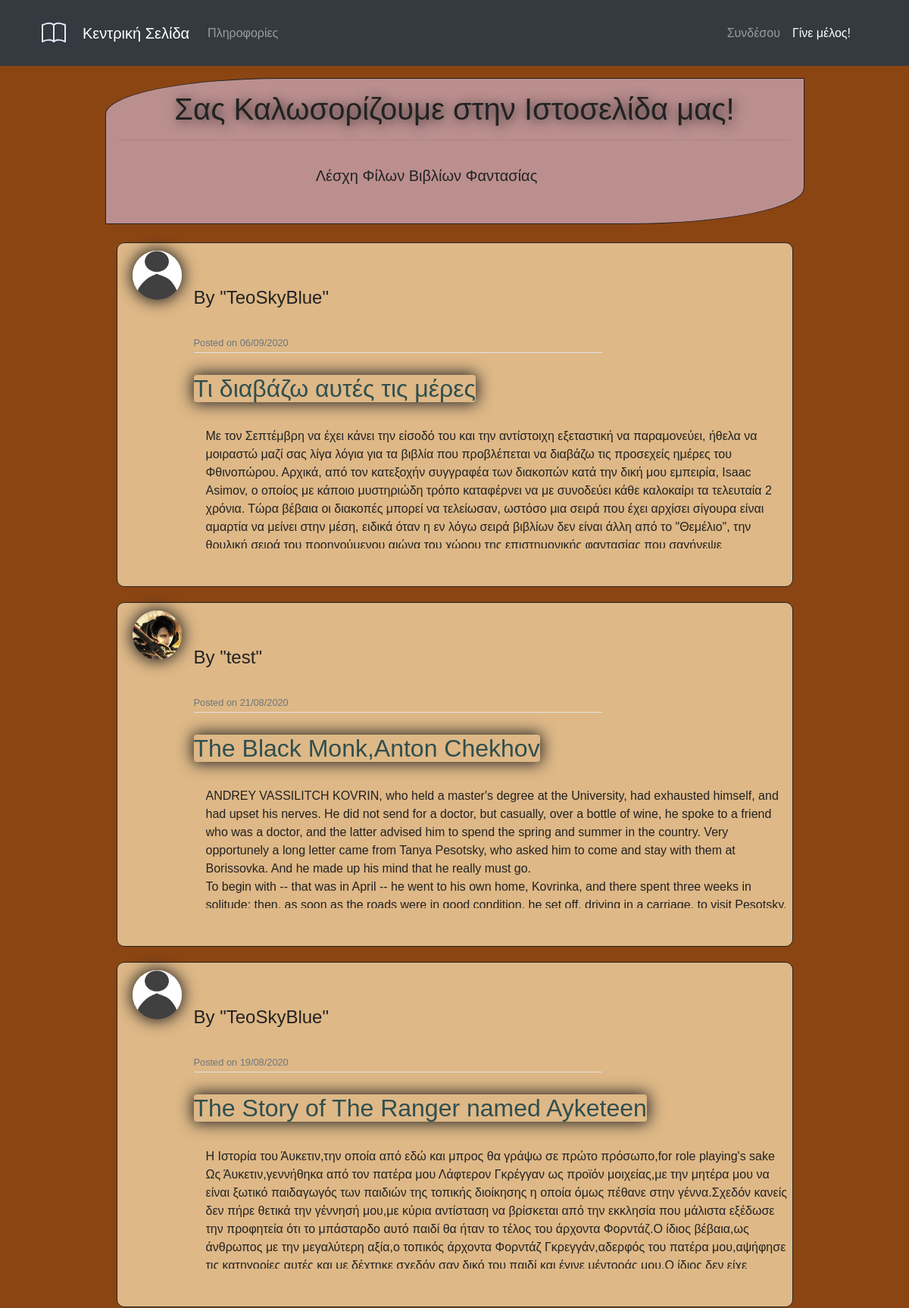
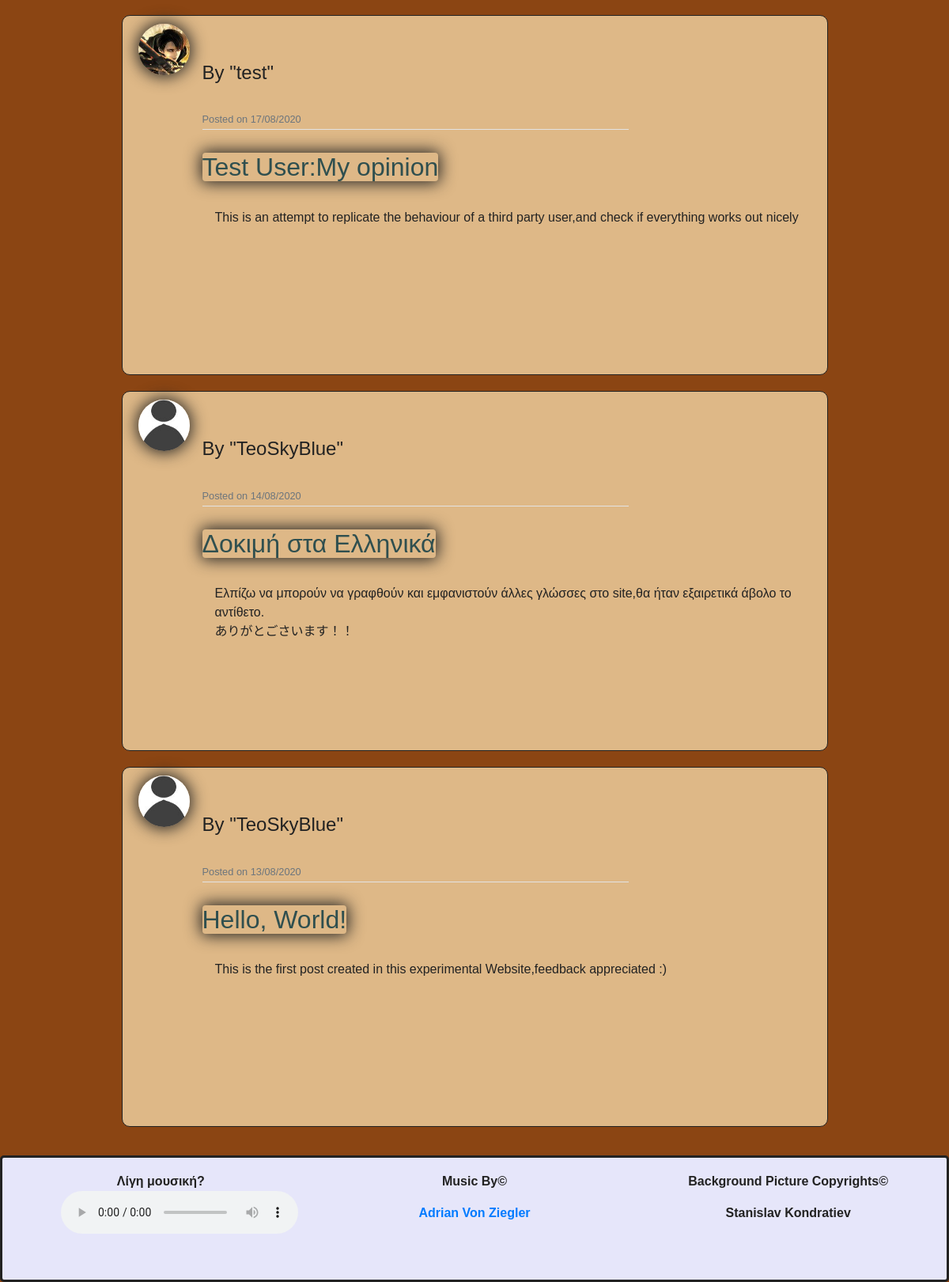
The page /home on the database its author committed (2 pictures, top to bottom).
### Flask_attempts/models.py (models this page shows, shortened)
class Post(db.Model):
    id = db.Column(db.Integer, primary_key=True)
    title = db.Column(db.String(100),nullable= False)
    date_posted = db.Column(db.DateTime,nullable=False,default = datetime.utcnow) #vs datetime.now i diafora einai oti i 2i apo8ikeuei local times,i 1i greenwich,kaliteri praktiki gia database storing
    content = db.Column(db.Text, nullable=False)
    user_id = db.Column(db.Integer, db.ForeignKey('user.id'), nullable=False)

class User(db.Model, UserMixin):
    id = db.Column(db.Integer, primary_key=True)
    username = db.Column(db.String(20), unique=True, nullable=False)
    email = db.Column(db.String(60), unique=True, nullable=False)
    image_file = db.Column(db.String(20), nullable=False, default='default.jpg')
    password = db.Column(db.String(60), nullable=False)
    posts = db.relationship('Post',backref='author', lazy = True)

### Flask_attempts/routes.py (the view)
@app.route("/")
@app.route("/home")
def home():
    try:
        posts = Post.query.order_by(Post.date_posted.desc()).all()
        return render_template('html Hello World.html',posts=posts)
    except:
        return render_template('html Hello World.html')

### Flask_attempts/templates/html Hello World.html
{% extends "layout.html" %}
{% block content %}
	<div class="containter-fluid">
	<div class="row text-center">
		<div class="col-12 welcome-section" style="min-width: 400px;">
			<h1 class="display-5" style="text-shadow: 2px 2px 15px #222;overflow-wrap: break-word;">Σας Καλωσορίζουμε στην Ιστοσελίδα μας!
			</h1>
			<hr>
			<div class="col-11">
				<p class="lead">Λέσχη Φίλων Βιβλίων Φαντασίας
				</p>
			</div>
		</div>
	</div>
	</div>
	<br>
	{%for post in posts%}
		<article class="media content-section article-content">
			<img class="rounded-circle article-img low-shadows" src="{{url_for('static',filename='profile_pics/'+post.author.image_file)}}">
			<div class="media-body article-svg">
				<div class="article-metadata article-svg">
					<h4 class="mr-2" >By "{{post.author.username}}"</h4>
						<small class="text-muted">Posted on {{ post.date_posted.strftime("%d/%m/%Y") }}</small>
				</div>
				<h2><a class="article-title low-shadows rounded mr-2" href="{{url_for('post',post_id=post.id)}}">{{post.title}}</a></h2>
				<p class="autoscrolled ml-3">{{post.content}}</p>
			</div>
		</article>
	{%endfor%}
{% endblock content %}

### Flask_attempts/templates/layout.html (shortened to what this page needs)
<!DOCTYPE html>
<html>
<head>
	<link rel="stylesheet" href="https://maxcdn.bootstrapcdn.com/bootstrap/4.0.0/css/bootstrap.min.css">
	<link rel="stylesheet" type="text/css" href="{{ url_for('static', filename='styling.css') }}">
</head>
<body>
<div class="wrapper">
<header class="site-header absolute-top" style="min-width: 480px;">
	<nav class="navbar navbar-expand-sm navbar-dark bg-dark" style="min-width: 480px;">
	<div class="container">
			<ul class="navbar-nav">
				<li class="nav-item">
				</li>
				<li class="nav-item mt-3">
					<a class="navbar-brand ml-auto" href="{{url_for('home')}}">Κεντρική Σελίδα</a>
				</li>
				<li class="nav-item mt-3">
					<a class="nav-link" href="{{url_for('about')}}">Πληροφορίες</a>
				</li>
			</ul>
			<ul class="navbar-nav mr-4">
				{%if current_user.is_authenticated %}
					<li class="nav-item">
						<a class="nav-link" href="{{url_for('new_post')}}">Μοιράσου τη Σκέψη σου!</a>
					</li>
					<li class="nav-item">
						<a class="nav-link mr-auto" href="{{url_for('Account')}}">Προφίλ
							({{current_user.username}})
						</a>
					</li>
					<li class="nav-item">
						<a class="nav-link mr-auto" href="{{url_for('Logout')}}">Αποσύνδεση
						</a>
					</li>
				{%else%}
					<li class="nav-item">
						<a class="nav-link mr-auto" href="{{url_for('Login')}}">Συνδέσου</a>
					</li>
					<li class="nav-item active">
						<a class="nav-link mr-auto" href="{{url_for('register')}}">Γίνε μέλος!</a>
					</li>
				{%endif%}
			</ul>
	</div>
	</nav>
</header>
		<main role="main" class="container">
			<div class="row mx-auto">
				<div class="col-10 mx-auto">
		{% block content %}{% endblock %}
				</div>
			</div>
		</main>
		<div class="push"></div>
</div>
<footer class="absolute-bottom custom-footer container-fluid  padding ">
	<div class="row text-center footer-content" style="margin:auto;">
  		<div class="col-md-4">
  			<p><b>	Λίγη μουσική?
  			<audio controls loop class="ml-5">
  			<source src="{{url_for('static',filename='Relaxing Celtic Music - Forest Sanctum.mp3')}}" type="audio/mpeg">
			</audio>
			</b>
			</p>
  		</div>
  		<div class="col-md-4">
  			<p><b>Music By&#169</p>
  			<a href="https://adrianvonziegler.bandcamp.com/album/the-complete-discography">Adrian Von Ziegler</a>
  		</div>
  		<div class="col-md-4">
  			<b>
  			<p>Background Picture Copyrights&#169</p>
  			<p>Stanislav Kondratiev</p>
  			</b>
  		</div>
  </div>
</footer>
</body>
</html>

### Flask_attempts/static/styling.css (style rules this page uses)
html,body { margin:0; padding:0;height:100%; }
body { width:100%; font-family: sans-serif; color: #222; background-image:url('stanislav-kondratiev-6pO3QFkk7hQ-unsplash.jpg'); background-color: saddlebrown; }
.welcome-section { background: rosybrown; padding: 10px 20px; border: 1px solid #222; border-radius: 25% 0; margin-bottom: 0px; }
.content-section { background: burlywood; padding: 10px 20px; border: 1px solid #222; border-radius: 10px; margin-bottom: 20px; }
.article-title { color: darkslategray; }
.article-content { white-space: pre-line; width:100%; min-width: 400px; }
.autoscrolled { white-space: pre-line; width:100%; height: 10em; overflow: auto; overflow-wrap: break-word; }
.article-img { height: 65px; width: 65px; margin-right: 16px; }
.low-shadows { box-shadow: 0px 0px 20px 2px #222; }
.article-metadata { padding-bottom: 1px; margin-bottom: 4px; border-bottom: 1px solid #e3e3e3 }
.article-svg { width: 70%; height: 60%; vertical-align: middle; }
.custom-footer { padding-top:1rem; padding:2px; width: 100%; min-width: 480px; height: 10em; border: 3px solid; border-radius: 5px; background-color: lavender; color: #222; text-align: center; }
.footer-content { width:100%; height: 100%; overflow-y:scroll; }
.push { height: 8em; }
.wrapper { min-height: 100%; margin-bottom: -8em; }
[class*="col-"] { padding: 1rem; }

### rows shown on the page
Post: image_file (picture), author.username "TeoSkyBlue", date_posted "06/09/2020", title "Τι διαβάζω αυτές τις μέρες", content "Με τον Σεπτέμβρη να έχει κάνει την είσοδό του και την αντίστοιχη εξεταστική να παραμονεύει, ήθελα να μοιραστώ μαζί σας λίγα λόγια για τα βιβλία που προβλέπεται να διαβάζω τις προσεχείς ημέρες του Φθινοπώρου. Αρχικά, από τον κατεξοχήν συγγραφέα των διακοπών κατά την δική μου εμπειρία, Isaac Asimov, ο οποίος με κάποιο μυστηριώδη τρόπο καταφέρνει να με συνοδεύει κάθε καλοκαίρι τα τελευταία 2 χρόνια. Τώρα βέβαια οι διακοπές μπορεί να τελείωσαν, ωστόσο μια σειρά που έχει αρχίσει σίγουρα είναι αμαρτία να μείνει στην μέση, ειδικά όταν η εν λόγω σειρά βιβλίων δεν είναι άλλη από το \"Θεμέλιο\", την θρυλική σειρά του προηγούμενου αιώνα του χώρου της επιστημονικής φαντασίας που σαγήνεψε…"
Post: image_file (picture), author.username "test", date_posted "21/08/2020", title "The Black Monk,Anton Chekhov", content "ANDREY VASSILITCH KOVRIN, who held a master's degree at the University, had exhausted himself, and had upset his nerves. He did not send for a doctor, but casually, over a bottle of wine, he spoke to a friend who was a doctor, and the latter advised him to spend the spring and summer in the country. Very opportunely a long letter came from Tanya Pesotsky, who asked him to come and stay with them at Borissovka. And he made up his mind that he really must go. To begin with -- that was in April -- he went to his own home, Kovrinka, and there spent three weeks in solitude; then, as soon as the roads were in good condition, he set off, driving in a carriage, to visit Pesotsky,…"
Post: image_file (picture), author.username "TeoSkyBlue", date_posted "19/08/2020", title "The Story of The Ranger named Ayketeen", content "H Ιστορία του Άυκετιν,την οποία από εδώ και μπρος θα γράψω σε πρώτο πρόσωπο,for role playing's sake Ως Άυκετιν,γεννήθηκα από τον πατέρα μου Λάφτερον Γκρέγγαν ως προϊόν μοιχείας,με την μητέρα μου να είναι ξωτικό παιδαγωγός των παιδιών της τοπικής διοίκησης η οποία όμως πέθανε στην γέννα.Σχεδόν κανείς δεν πήρε θετικά την γέννησή μου,με κύρια αντίσταση να βρίσκεται από την εκκλησία που μάλιστα εξέδωσε την προφητεία ότι το μπάσταρδο αυτό παιδί θα ήταν το τέλος του άρχοντα Φορντάζ.Ο ίδιος βέβαια,ως άνθρωπος με την μεγαλύτερη αξία,ο τοπικός άρχοντα Φορντάζ Γκρεγγάν,αδερφός του πατέρα μου,αψήφησε τις κατηγορίες αυτές και με δέχτηκε σχεδόν σαν δικό του παιδί και έγινε μέντοράς μου.Ο ίδιος δεν είχε…"
Post: image_file (picture), author.username "test", date_posted "17/08/2020", title "Test User:My opinion", content "This is an attempt to replicate the behaviour of a third party user,and check if everything works out nicely"
Post: image_file (picture), author.username "TeoSkyBlue", date_posted "14/08/2020", title "Δοκιμή στα Ελληνικά", content "Ελπίζω να μπορούν να γραφθούν και εμφανιστούν άλλες γλώσσες στο site,θα ήταν εξαιρετικά άβολο το αντίθετο. ありがとごさいます！！"
Post: image_file (picture), author.username "TeoSkyBlue", date_posted "13/08/2020", title "Hello, World!", content "This is the first post created in this experimental Website,feedback appreciated :)"
